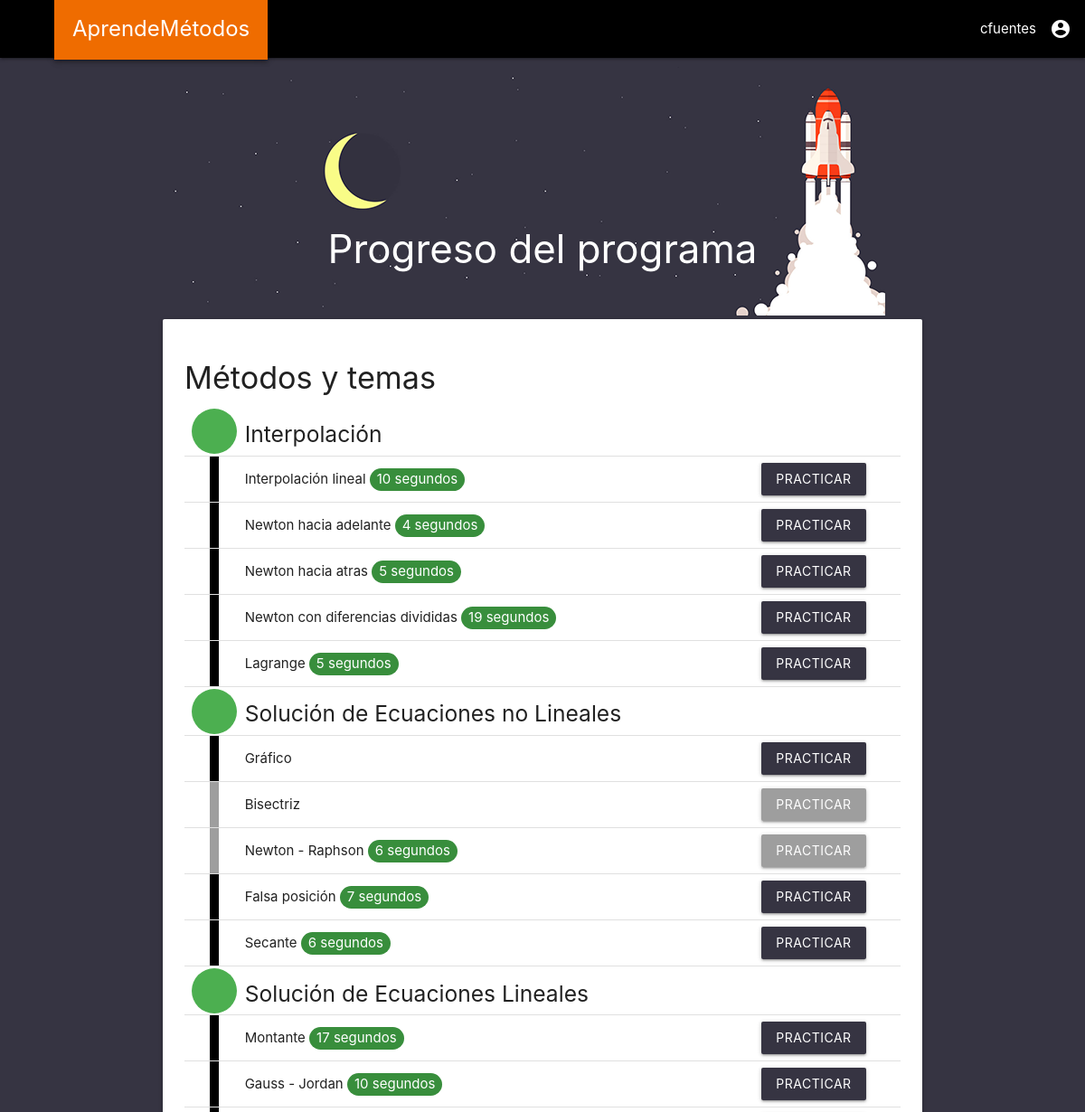
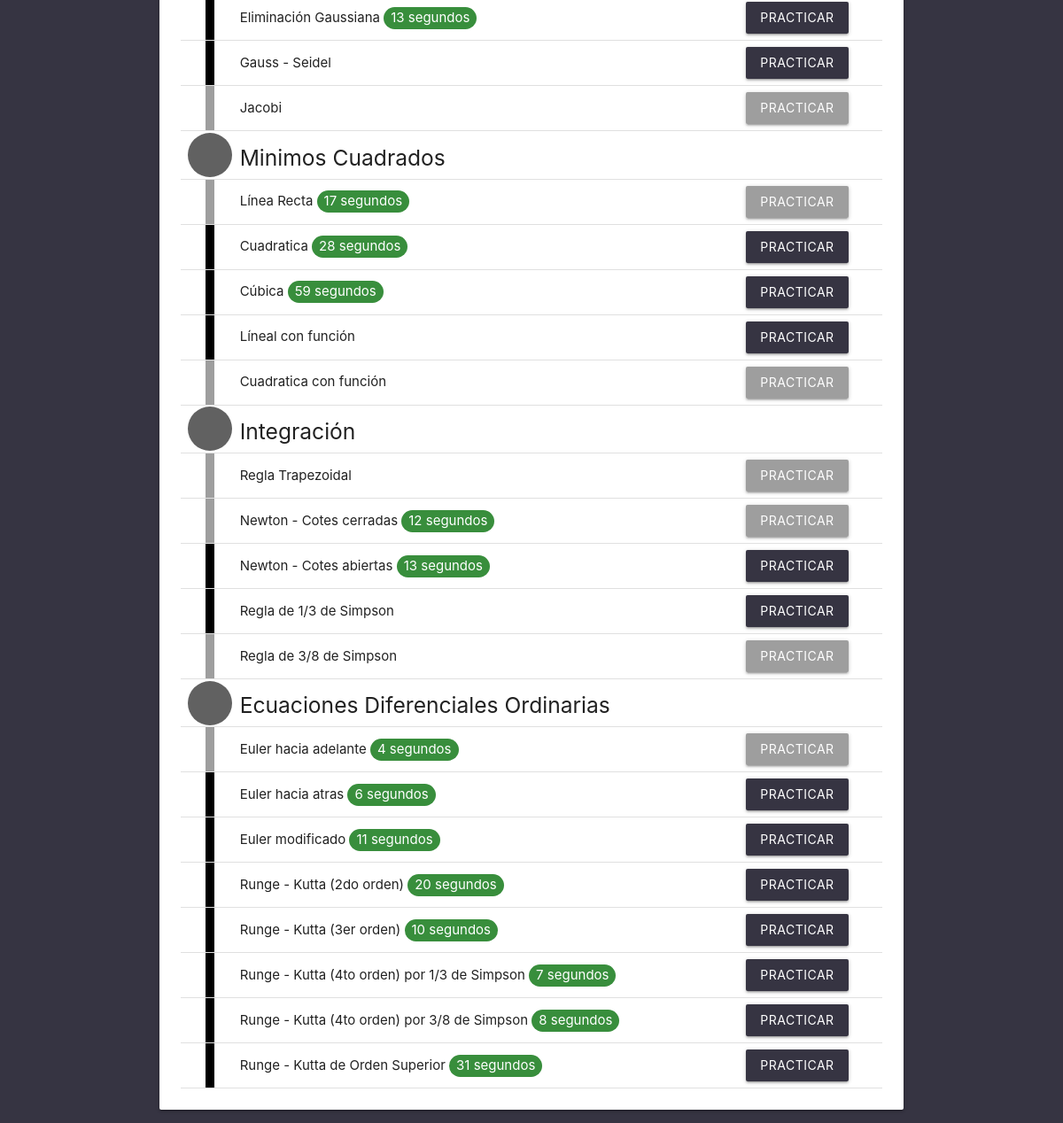
The app's page / (signed in) with its own data (2 pictures, top to bottom).
### gainspend/models.py (models this page shows)
class Method(models.Model):
    field_id = models.IntegerField(db_column='_id', primary_key=True, blank=True)
    name = models.TextField(blank=True, null=True)
    is_subject = models.BooleanField(blank=True, null=True)
    preface_name = models.TextField(blank=True, null=True)

### gainspend/views/base_views.py (the view)
# urls.py: path('',views.main_dashboard, name='main_dashboard'),
@login_required
def main_dashboard(request):
    methods = Method.objects.all()
    completed_list = []
    seconds_list = []
    second_tag_colors = []
    for method in methods:
        user_methods = UserMethod.objects.filter(user=request.user, method=method)
        completed = len(user_methods)
        if completed >= 1:
            completed_list.append(True)
            seconds = user_methods.order_by('seconds').first().seconds
            seconds_list.append(seconds)
            if seconds <= 120:
                second_tag_colors.append("green")
            elif seconds <= 240:
                second_tag_colors.append("yellow darken-4")
            else:
                second_tag_colors.append("red")
        else:
            completed_list.append(False)
            seconds_list.append(0)
            second_tag_colors.append("")
    completed_list.insert(0,True)
    completed_list[1] = True
    methods_list = zip(methods, completed_list, seconds_list, second_tag_colors)
    context = {
        "methods_list": methods_list
    }
    return render(request, 'gainspend/pages/main_dashboard.html', context)

### gainspend/templates/gainspend/pages/main_dashboard.html (shortened to what this page needs)
{% extends "../base/base_main.html" %}
{% load humanize %}
{% load static %}
{% block stylesheets %}
  {{ block.super }}
  <link rel="stylesheet" href="{% static 'gainspend/main_dashboard.css' %}">
{% endblock stylesheets %}
{% block content_center %}
<div class="container">
  <div class="dashboard_title" style="background-image: url({% static 'images/32.png' %})">
    <div class="card-title">
      <h3 style ="margin:0px;">Progreso del programa</h3>
    </div>
  </div>
  <div class="card">
    <div class="card-content">
      <div class="card-title">
        <h4>Métodos y temas</h4>
      </div>
      <table class="progress_table">
        <tbody>
          {% for method, completed, seconds, tag_color in methods_list %}
          <tr>
            {% if method.is_subject %}
              {% if completed %}
                <td><div class="center-align subject_circle green"></div></td>
                <td><h5>{{ method.name }} </h5></td>
                <td></td>
              {% else %}
                <td><div class="center-align subject_circle grey darken-2"></div></td>
                <td><h5>{{ method.name }} </h5></td>
                <td></td>
              {% endif %}
            {% else %}
              {% if completed %}
                <td><div class="method_line black"></div></td>
                <td>{{ method.name }}
                  {% if seconds > 0 %}
                    <span class="second_tag {{tag_color}} darken-2 white-text">{{seconds}} segundos</span>
                  {% endif %}
                </td>
                <td><a href="/preface_{{ method.preface_name }}"><div class="btn dark-purple">Practicar</div></a></td>
              {% else %}
                <td><div class="method_line grey"></div></td>
                <td>{{ method.name }}
                  {% if seconds > 0 %}
                    <span class="second_tag {{tag_color}} darken-2 white-text">{{seconds}} segundos</span>
                  {% endif %}
                </td>
                <td><a href="/preface_{{ method.preface_name }}"><div class="btn grey">Practicar</div></a></td>
              {% endif %}
            {% endif %}
          </tr>
          {% endfor %}
        </tbody>
      </table>
    </div>
  </div>
</div>
{% endblock content_center %}

### gainspend/templates/gainspend/base/base_main.html (shortened to what this page needs)
<!DOCTYPE html>
<html lang="en" dir="ltr">
  {% block head %}
  <head>
    {% block stylesheets %}
      {% include "gainspend/base/base_head_stylesheets.html" %}
    {% endblock stylesheets %}
  </head>
  {% endblock head %}
  {% block body %}
  <body class="dark-purple">
    {% block header %}
      {% include "gainspend/base/base_header.html" %}
    {% endblock header %}
    {% block content %}
      {% block content_center %}
      {% endblock content_center %}
    {% endblock content %}
  </body>
  {% endblock body %}
</html>

### gainspend/templates/gainspend/base/base_head_stylesheets.html
{% load static %}
<link rel="stylesheet" href="{% static 'vendor/materialize/css/materialize.min.css' %}">
<link rel="stylesheet" href="{% static 'vendor/material-icons/icon.css' %}">
<link rel="stylesheet" href="{% static 'vendor/sweetalert2/sweetalert2.min.css' %}">
<link rel="stylesheet" href="{% static 'gainspend/base/base.css' %}">

### gainspend/templates/gainspend/base/base_head_scripts.html (shortened to what this page needs)
{% load static %}

### gainspend/templates/gainspend/base/base_header.html (shortened to what this page needs)
<nav>
  <div class="nav-wrapper black">
    <a href="#" data-target="slide-out" class="sidenav-trigger" style="display: block;"><i class="material-icons black-text">menu</i></a>
    <a href="{% url 'main_dashboard' %}" class="base_header_logo z-depth-2 orange darken-3">AprendeMétodos</a>
    <ul id="nav-mobile" class="right">
      <li>
        <a class="dropdown-trigger" href="#!" data-target="settings_list">
          {{ request.user.username }}<i class="material-icons hide-on-small-only right">account_circle</i>
        </a>
      </li>
    </ul>
  </div>
</nav>

### gainspend/static/gainspend/base/base.css (style rules this page uses)
.dark-purple { background-color: #363442 !important; }
.base_header_logo { padding: 20px; font-size: x-large; }
.second_tag { border-radius: 14px; padding: 2px 8px 4px; }

### gainspend/static/gainspend/main_dashboard.css (style rules this page uses)
.dashboard_title { margin-top: 10px; height: 275px; color: white; margin-bottom: -4px; position: relative; text-align: center; padding-top: 178px; background-repeat: no-repeat; }
.progress_table td { padding: 0px; margin: 0px; }
.subject_circle { border-radius: 50%; height: 50px; width: 50px; margin: auto; }
.method_line { margin: auto; width: 10px; height: 50px; }

### records on screen
Method: name "Interpolación"
Method: name "Interpolación lineal", seconds "10"
Method: name "Newton hacia adelante", seconds "4"
Method: name "Newton hacia atras", seconds "5"
Method: name "Newton con diferencias divididas", seconds "19"
Method: name "Lagrange", seconds "5"
Method: name "Solución de Ecuaciones no Lineales"
Method: name "Gráfico"
Method: name "Bisectriz"
Method: name "Newton - Raphson", seconds "6"
Method: name "Falsa posición", seconds "7"
Method: name "Secante", seconds "6"
Method: name "Solución de Ecuaciones Lineales"
Method: name "Montante", seconds "17"
Method: name "Gauss - Jordan", seconds "10"
Method: name "Eliminación Gaussiana", seconds "13"
Method: name "Gauss - Seidel"
Method: name "Jacobi"
Method: name "Minimos Cuadrados"
Method: name "Línea Recta", seconds "17"
Method: name "Cuadratica", seconds "28"
Method: name "Cúbica", seconds "59"
Method: name "Líneal con función"
Method: name "Cuadratica con función"
Method: name "Integración"
Method: name "Regla Trapezoidal"
Method: name "Newton - Cotes cerradas", seconds "12"
Method: name "Newton - Cotes abiertas", seconds "13"
Method: name "Regla de 1/3 de Simpson"
Method: name "Regla de 3/8 de Simpson"
Method: name "Ecuaciones Diferenciales Ordinarias"
Method: name "Euler hacia adelante", seconds "4"
Method: name "Euler hacia atras", seconds "6"
Method: name "Euler modificado", seconds "11"
Method: name "Runge - Kutta (2do orden)", seconds "20"
Method: name "Runge - Kutta (3er orden)", seconds "10"
Method: name "Runge - Kutta (4to orden) por 1/3 de Simpson", seconds "7"
Method: name "Runge - Kutta (4to orden) por 3/8 de Simpson", seconds "8"
Method: name "Runge - Kutta de Orden Superior", seconds "31"

### other values on screen
{{ request.user.username }} "cfuentes"
